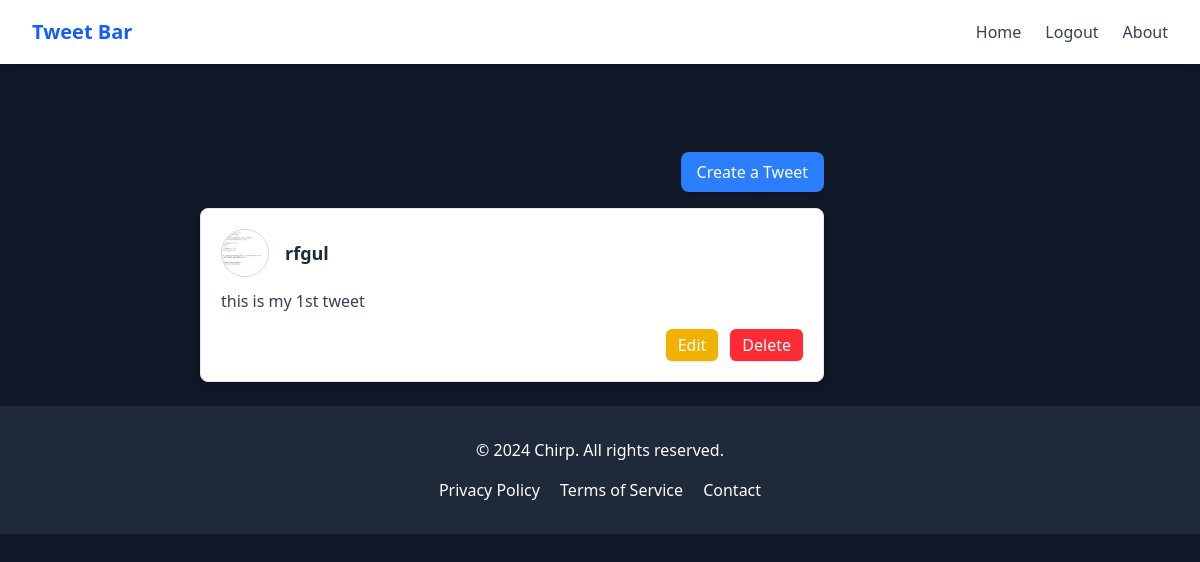
The page /tweet/ (signed in) on the database as committed earlier.
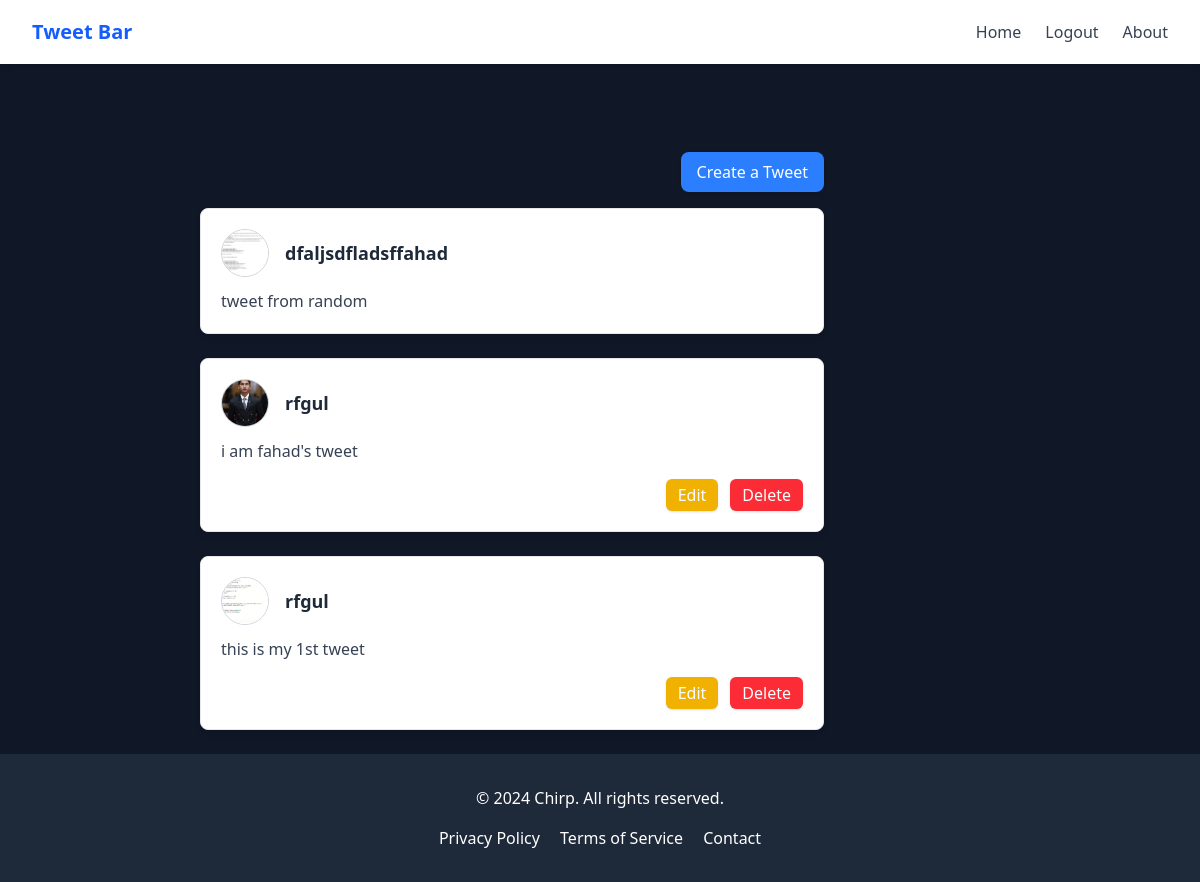
The same page on the database as committed later.
### tweet_app/models.py (models this page shows, shortened)
class Tweet(models.Model):
    user=models.ForeignKey(User,on_delete=models.CASCADE)
    text=models.TextField(max_length=240)
    photo=models.ImageField(upload_to='photos/', blank=True,null=True)
    created_at=models.DateTimeField(auto_now_add=True)
    updated_at=models.DateTimeField(auto_now=True)

### tweet_app/views.py (the view)
# urls.py: path('', views.tweet_list, name='tweet_list'),
def tweet_list(request):
    tweets=Tweet.objects.all().order_by('-created_at')
    return render(request,'tweet_list.html',{'tweets':tweets})

### tweet_app/templates/tweet_list.html (shortened to what this page needs)
{% extends 'layout.html' %}
{% block content %}
<div class="max-w-2xl mx-auto p-6">
    <h1 class="text-center text-4xl font-bold text-gray-900 mb-6">Welcome to the Tweet Page</h1>
    <div class="flex justify-end mb-4">
        <a href="{% url 'tweet_create' %}" class="px-4 py-2 bg-blue-500 text-white rounded-lg shadow hover:bg-blue-600">Create a Tweet</a>
    </div>
    <div class="space-y-6">
        {% for tweet in tweets %}
        <div class="bg-white shadow-md rounded-lg p-5 border border-gray-200">
            <div class="flex items-center space-x-4">
                <img src="{{ tweet.photo.url }}" alt="Profile" class="w-12 h-12 rounded-full object-cover border border-gray-300">
                <h1 class="text-lg font-semibold text-gray-800">{{ tweet.user.username }}</h1>
            </div>
            <p class="text-gray-700 mt-3">{{ tweet.text }}</p>
            {% if tweet.user == user %}
            <div class="flex justify-end space-x-3 mt-4">
                <a href="{% url 'tweet_edit' tweet.id %}" class="px-3 py-1 bg-yellow-500 text-white rounded-md shadow hover:bg-yellow-600">Edit</a>
                <a href="{% url 'tweet_delete' tweet.id %}" class="px-3 py-1 bg-red-500 text-white rounded-md shadow hover:bg-red-600">Delete</a>
            </div>
            {%endif%}
        </div>
        {% empty %}
        <p class="text-center text-gray-500">No tweets available.</p>
        {% endfor %}
    </div>
</div>
{% endblock %}

### templates/layout.html (shortened to what this page needs)
{% load static %}
<!DOCTYPE html>
<html lang="en">
  <head>
    <script src="https://cdn.jsdelivr.net/npm/@tailwindcss/browser@4"></script>
  </head>
  <body class="bg-gray-900 text-white">
    <nav class="bg-white shadow-md">
      <div class="max-w-7xl mx-auto px-4 sm:px-6 lg:px-8">
        <div class="flex justify-between h-16 items-center">
          <div class="flex-shrink-0 text-xl font-bold text-blue-600">
            Tweet Bar
          </div>
          <div id="menu" class="hidden md:flex space-x-6">
            <a
              href="{% url 'tweet_list' %}"
              class="text-gray-700 hover:text-blue-600"
              >Home</a
            >
            {% if user.is_authenticated %}
            <form method="post" action="{%url 'logout'%}">
              <button type="submit" class="text-gray-700 hover:text-blue-600">
                Logout
              </button>
            </form>
            {%else%}
            <a href="{% url 'login' %}" class="text-gray-700 hover:text-blue-600">Login</a
            {% endif %}
            <a href="#" class="text-gray-700 hover:text-blue-600">About</a>
          </div>
        </div>
      </div>
    </nav>
    <div class="container">{% block content %} {% endblock %}</div>
    <footer class="bg-gray-800 text-white py-8">
      <div class="container mx-auto px-4 text-center">
        <p>&copy; 2024 Chirp. All rights reserved.</p>
        <div class="mt-4 space-x-4">
          <a href="#" class="hover:text-blue-300">Privacy Policy</a>
          <a href="#" class="hover:text-blue-300">Terms of Service</a>
          <a href="#" class="hover:text-blue-300">Contact</a>
        </div>
      </div>
    </footer>
  </body>
</html>

Rows that differ between the two databases and show on the page:
added Tweet: photo (picture), user.username "dfaljsdfladsffahad", text "tweet from random"
added Tweet: photo (picture), user.username "rfgul", text "i am fahad's tweet", shows "Edit"
